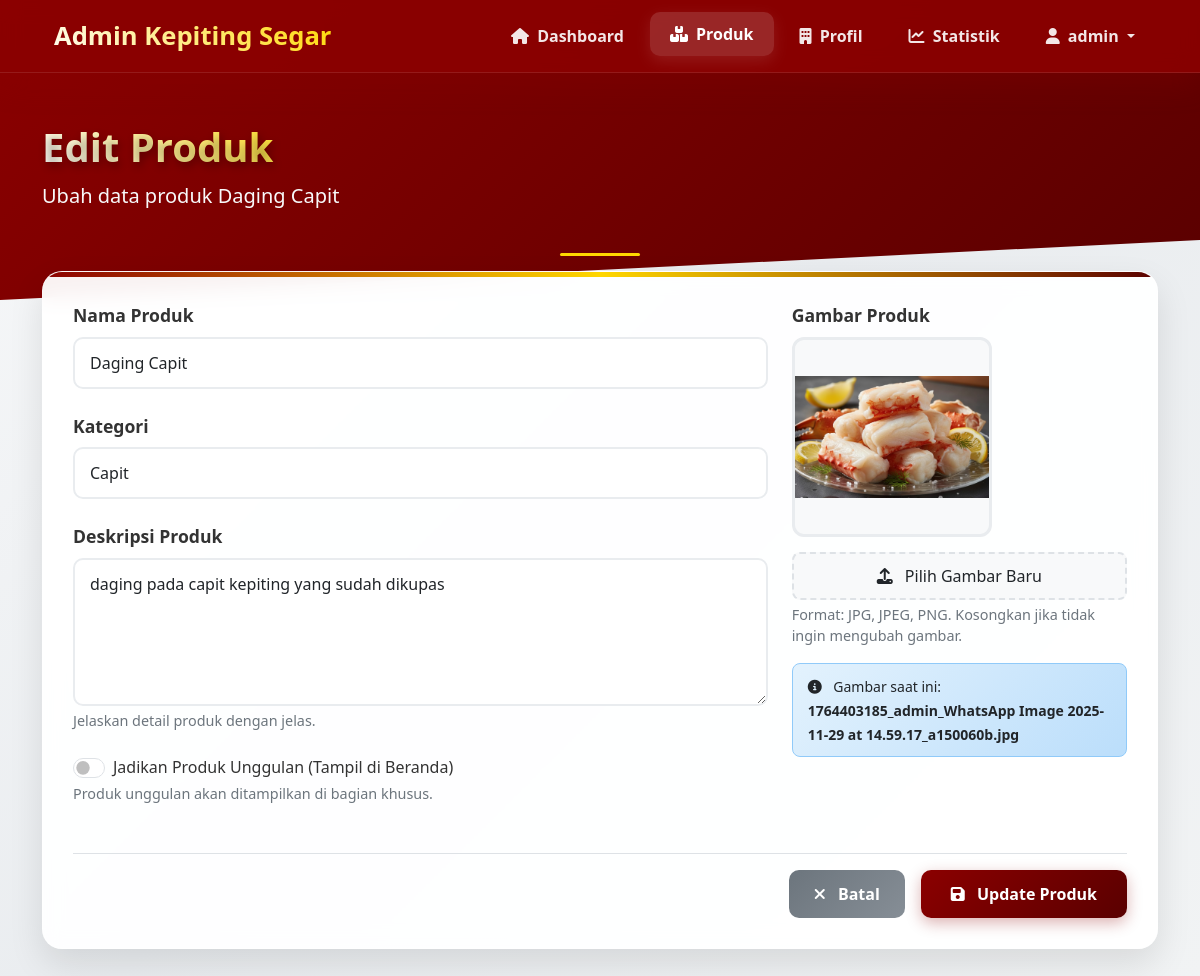
/admin/produk_edit.php?id=3 (signed in), run on an earlier commit of the app's database.
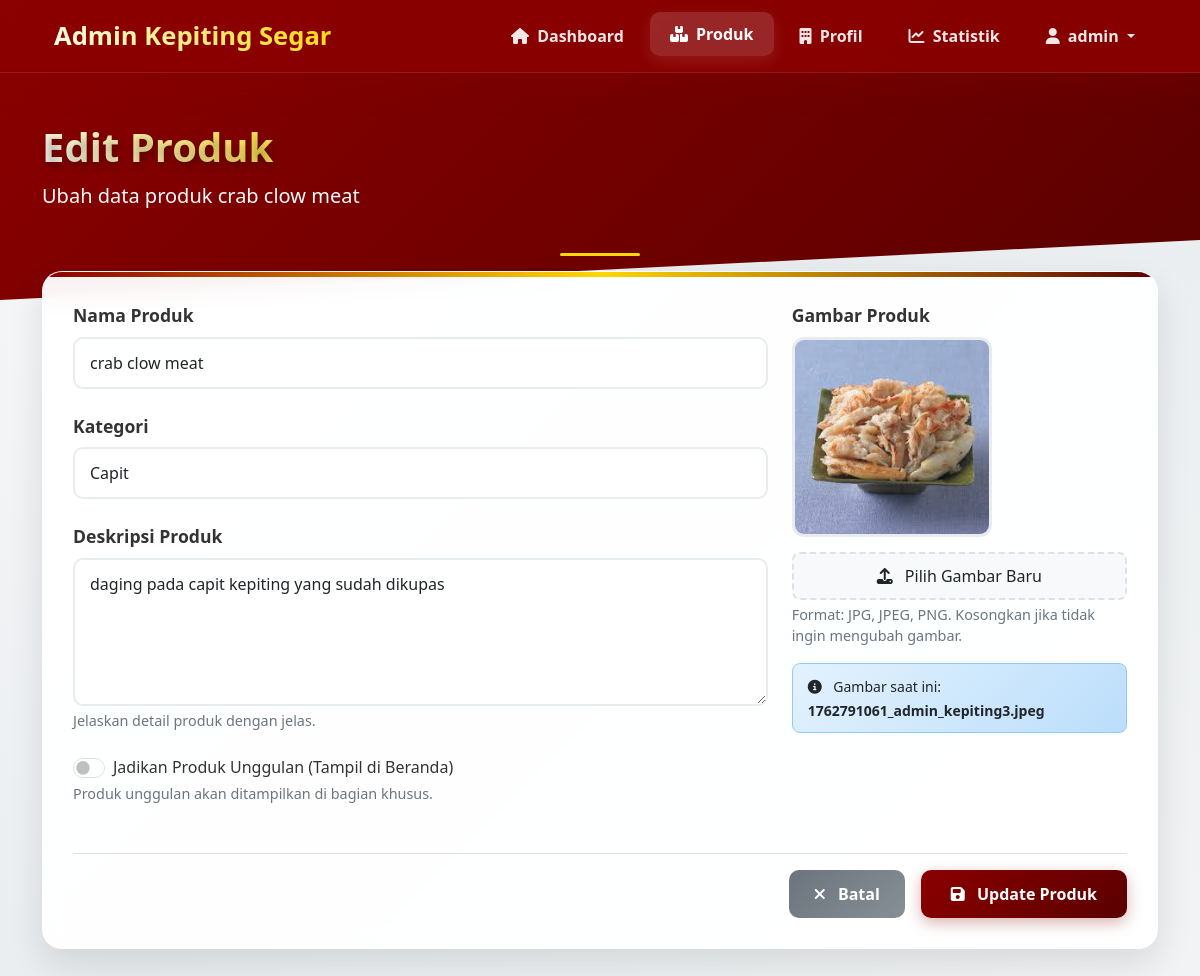
And on a later commit of the database.
### tables this page shows
CREATE TABLE IF NOT EXISTS `produk` (
  `id` int NOT NULL AUTO_INCREMENT,
  `nama_produk` varchar(200) NOT NULL,
  `deskripsi` text NOT NULL,
  `gambar` varchar(255) NOT NULL,
  `kategori` enum('flower','bimbo','capit') NOT NULL,
  `is_unggulan` tinyint NOT NULL DEFAULT '0',
  PRIMARY KEY (`id`)
);

### admin/produk_edit.php (the view, shortened to what the changed rows need)
<?php
include 'koneksi.php';
$id = (int)$_GET['id'];
$query = "SELECT * FROM produk WHERE id = $id";
$result = mysqli_query($koneksi, $query);
$data = mysqli_fetch_assoc($result);
?>
<!DOCTYPE html>
<html lang="id">
<head>
    <link href="https://cdn.jsdelivr.net/npm/bootstrap@5.3.2/dist/css/bootstrap.min.css" rel="stylesheet">
    <link rel="stylesheet" href="https://cdnjs.cloudflare.com/ajax/libs/font-awesome/6.5.0/css/all.min.css">
</head>
<body>
    <div class="page-header">
        <div class="container">
            <div class="d-flex justify-content-between align-items-center">
                <div>
                    <h1 class="page-title">Edit Produk</h1>
                    <p class="mb-0 text-light fs-5">Ubah data produk <?php echo htmlspecialchars($data['nama_produk']); ?></p>
                </div>
            </div>
        </div>
    </div>
    <div class="container">
        <div class="form-card">
            <div class="card-body">
                <form action="produk_proses_edit.php" method="POST" enctype="multipart/form-data">
                    <div class="row">
                        <div class="col-md-8">
                            <div class="mb-4">
                                <label for="nama_produk" class="form-label">Nama Produk</label>
                                <input type="text" class="form-control" id="nama_produk" name="nama_produk"
                                       value="<?php echo htmlspecialchars($data['nama_produk']); ?>" required>
                            </div>
                            <div class="mb-4">
                                <label for="kategori" class="form-label">Kategori</label>
                                <select class="form-select" id="kategori" name="kategori" required>
                                    <option value="capit" <?php echo $data['kategori'] == 'capit' ? 'selected' : ''; ?>>Capit</option>
                                </select>
                            </div>
                            <div class="mb-4">
                                <label for="deskripsi" class="form-label">Deskripsi Produk</label>
                                <textarea class="form-control" id="deskripsi" name="deskripsi" rows="5" required><?php echo htmlspecialchars($data['deskripsi']); ?></textarea>
                                <div class="form-text">Jelaskan detail produk dengan jelas.</div>
                            </div>
                            <div class="mb-4">
                                <div class="form-check form-switch">
                                    <input class="form-check-input" type="checkbox" id="is_unggulan" name="is_unggulan" value="1"
                                           <?php echo $data['is_unggulan'] == 1 ? 'checked' : ''; ?>>
                                    <label class="form-check-label" for="is_unggulan">
                                        Jadikan Produk Unggulan (Tampil di Beranda)
                                    </label>
                                </div>
                            </div>
                        </div>
                        <div class="col-md-4">
                            <div class="mb-4">
                                <div class="image-preview-container">
                                    <div class="image-preview">
                                        <?php if (!empty($data['gambar'])): ?>
                                            <img src="uploads/<?php echo htmlspecialchars($data['gambar']); ?>"
                                                 alt="<?php echo htmlspecialchars($data['nama_produk']); ?>"
                                                 id="previewImage">
                                        <?php endif; ?>
                                    </div>
                                </div>
                                <?php if (!empty($data['gambar'])): ?>
                                <div class="current-image-info mt-3">
                                    <small>
                                        <i class="fa-solid fa-info-circle me-2"></i>
                                        Gambar saat ini: <strong><?php echo htmlspecialchars($data['gambar']); ?></strong>
                                    </small>
                                </div>
                                <?php endif; ?>
                            </div>
                        </div>
                    </div>
                </form>
            </div>
        </div>
    </div>
</body>
</html>

What changed in the data, as far as the page shows it:
changed produk "Capit": nama_produk "Daging Capit" → "crab clow meat"; gambar: a different picture; gambar "1764403185_admin_WhatsApp Image 2025-11-29 at 14.59.17_a150060b.jpg" → "1762791061_admin_kepiting3.jpeg"
